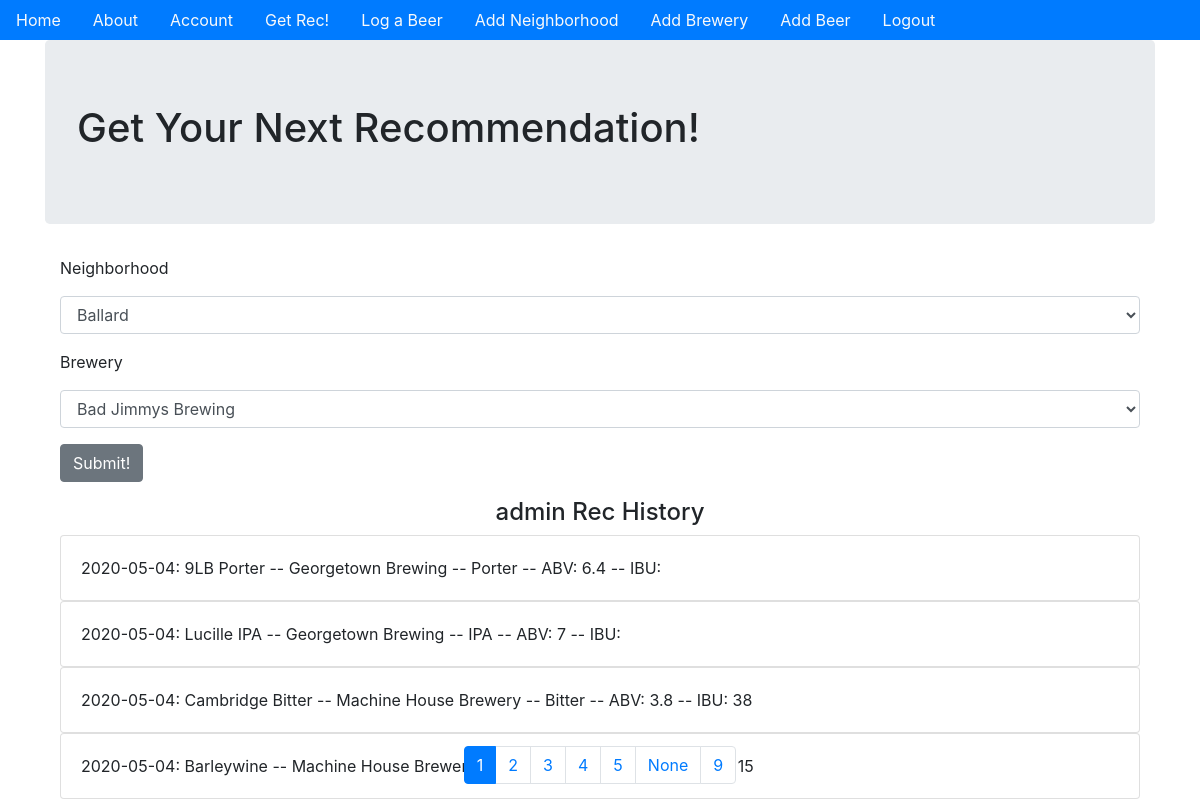
Page /get_rec (signed in) on the earlier database version.
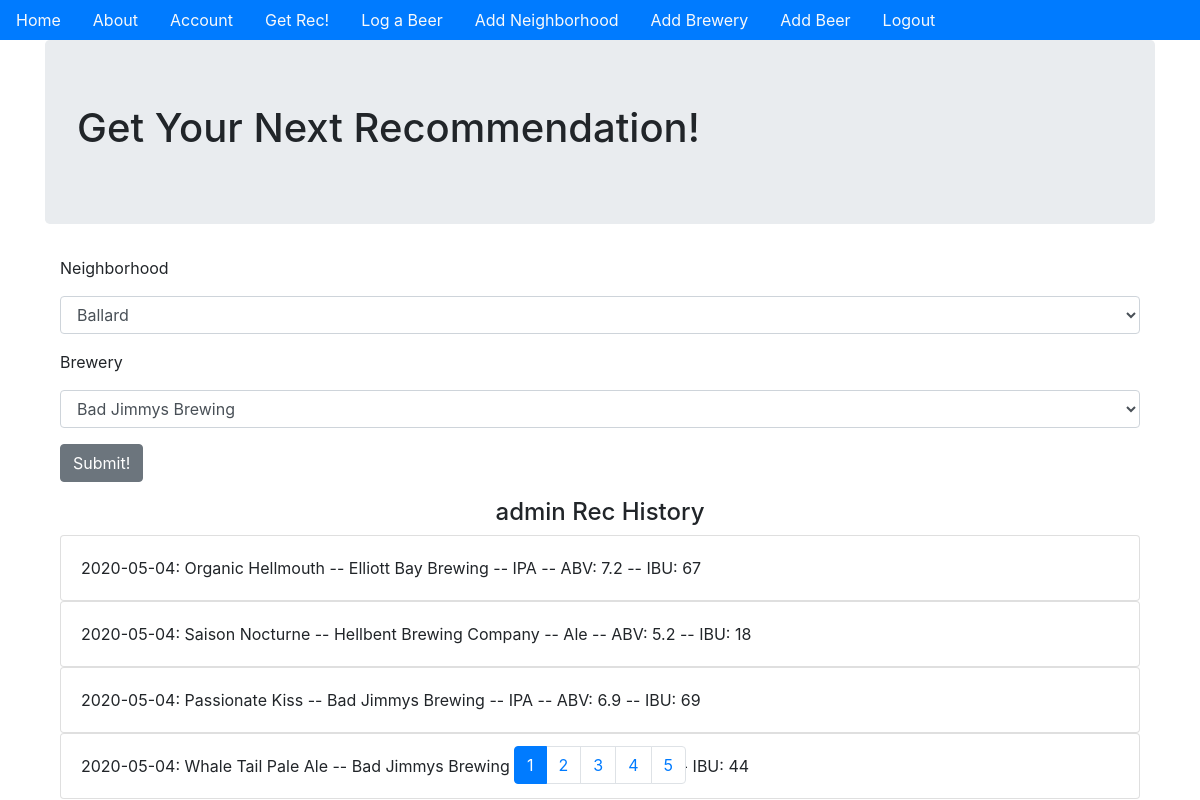
Same page on the later database version.
### beer_app/models.py (models this page shows, shortened)
class Rec(db.Model):
    __tablename__ = 'recommendations'
    users = db.relationship(User)
    items = db.relationship(Item)
    id = db.Column(db.Integer, primary_key=True)
    user_id = db.Column(db.Integer, db.ForeignKey('users.id'), nullable=False)
    item_id = db.Column(db.Integer, db.ForeignKey('items.id'), nullable=False)
    date = db.Column(db.DateTime, nullable=False, default=datetime.utcnow)
    def __repr__(self):
        return f"{self.date.strftime('%Y-%m-%d')}: {Item.query.filter_by(id=self.item_id).first()}"

class Item(db.Model):
    __tablename__ = 'items'
    locations = db.relationship(Location)
    id = db.Column(db.Integer, primary_key=True)
    name = db.Column(db.String(64), nullable=False, index=True)
    style = db.Column(db.String(64), nullable=False, index=True)
    abv = db.Column(db.String(4), nullable=False, index=True)
    ibu = db.Column(db.String(3), index=True)
    location_id = db.Column(db.Integer, db.ForeignKey(
        'locations.id'), nullable=False)
    def __repr__(self):
        return f"{self.name} -- {self.locations.name} -- {self.style} -- ABV: {self.abv} -- IBU: {self.ibu}"

class Location(db.Model):
    __tablename__ = 'locations'
    zones = db.relationship(Zone)
    id = db.Column(db.Integer, primary_key=True)
    name = db.Column(db.String(64), index=True)
    address = db.Column(db.String(64))
    phone = db.Column(db.String(10))
    website = db.Column(db.String(64))
    zone_id = db.Column(db.Integer, db.ForeignKey('zones.id'), nullable=False)
    items = db.relationship('Item', backref='location')

### beer_app/actions/views.py (the view, shortened to what this page needs)
@actions.route('/get_rec', methods=['GET', 'POST'])
@login_required
def get_rec():
    form = RecActionForm()
    form.zone.choices = [(zone.id, zone.name)
                         for zone
                         in Zone.query.order_by('name')]
    form.loc.choices = [(loc.id, loc.name)
                        for loc
                        in Location.query.order_by('name')]
    page = request.args.get('page', 1, type=int)
    user_recs = Rec.query.filter_by(user_id=current_user.id).order_by(
        Rec.date.desc()).paginate(page=page, per_page=4)
    return render_template('rec.html', form=form, user_recs=user_recs)

### beer_app/actions/forms.py
class RecActionForm(FlaskForm):
    zone = SelectField('Neighborhood', coerce=int)
    loc = SelectField('Brewery', coerce=int, validators=[DataRequired()])
    submit = SubmitField('Submit!')

### beer_app/models.py (called while the page is built)
@login_manager.user_loader
def load_user(user_id):
    return User.query.get(user_id)

### beer_app/templates/rec.html (shortened to what this page needs)
{% extends "base.html" %}
{% block content %}
<div class='jumbotron'>
    <h1>Get Your Next Recommendation!</h1>
</div>
<div class='container'>
    <form method="POST" action="" enctype="multipart/form-data">
        <div class='form-group'>
            {{form.zone.label(class='form-group')}}
            {{form.zone(class='form-control')}}
        </div>
        <div class='form-group'>
            {{form.loc.label(class='form-group')}}
            {{form.loc(class='form-control')}}
        </div>
        <div class='form-group'>
            {{form.submit(class='btn btn-secondary')}}
        </div>
    </form>
</div>
{% if user_recs.items %}
<div class='container'>
    <h4 style='text-align:center'> {{current_user.username}} Rec History</h4>
    {% for post in user_recs.items %}
    <div class='card'>
        <div class='card-body'>
            {{post}}
        </div>
    </div>
    {% endfor %}
</div>
<div class="fixed-bottom">
    <nav aria-label='User Recommendation History'>
        <ul class='pagination sticky-bottom justify-content-center'>
            {% for page_num in user_recs.iter_pages(left_edge=1,
                                                                                right_edge=1,
                                                                                left_current=5,
                                                                                right_current=5) %}
            {% if user_recs.page == page_num %}
            <li class='page-item active' aria-current="page">
                <span class="page-link" href="{{url_for('actions.get_rec',page=page_num)}}">{{page_num}}
                </span>
            </li>
            {% else %}
            <li class='page-item'>
                <a class='page-link' href="{{url_for('actions.get_rec',page=page_num)}}">{{page_num}}</a>
            </li>
            {% endif %}
            {% endfor %}
        </ul>
    </nav>
</div>
{% endif %}
{% endblock %}

Differences in the rows shown:
removed Rec: date+item "2020-05-04: 9LB Porter -- Georgetown Brewing -- Porter -- ABV: 6.4 -- IBU:"
removed Rec: date+item "2020-05-04: Lucille IPA -- Georgetown Brewing -- IPA -- ABV: 7 -- IBU:"
removed Rec: date+item "2020-05-04: Cambridge Bitter -- Machine House Brewery -- Bitter -- ABV: 3.8 -- IBU: 38"
removed Rec: date+item "2020-05-04: Barleywine -- Machine House Brewery -- Barleywine -- ABV: 10.5 -- IBU: 15"
now on this page (row edited): Rec: date+item "2020-05-04: Organic Hellmouth -- Elliott Bay Brewing -- IPA -- ABV: 7.2 -- IBU: 67"
now on this page (row edited): Rec: date+item "2020-05-04: Saison Nocturne -- Hellbent Brewing Company -- Ale -- ABV: 5.2 -- IBU: 18"
now on this page (row edited): Rec: date+item "2020-05-04: Passionate Kiss -- Bad Jimmys Brewing -- IPA -- ABV: 6.9 -- IBU: 69"
now on this page (row edited): Rec: date+item "2020-05-04: Whale Tail Pale Ale -- Bad Jimmys Brewing -- Pale Ale -- ABV: 6 -- IBU: 44"
Other differences:
list line gone: "None"
list line gone: "9"
